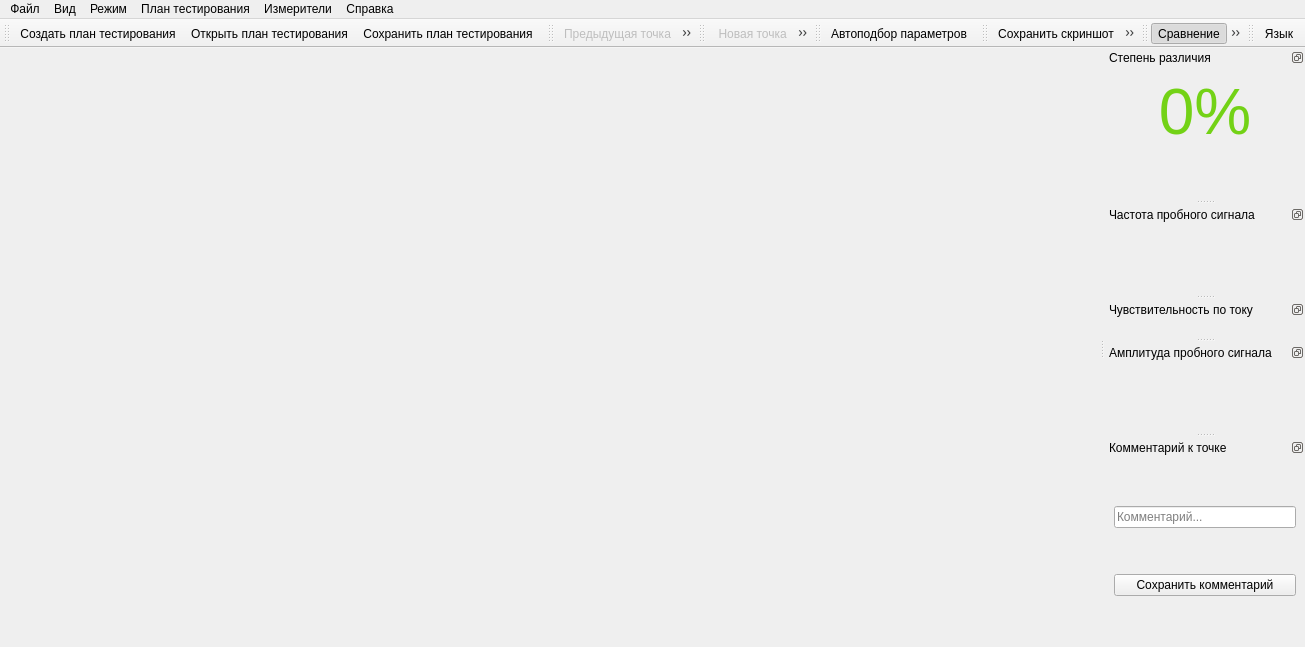
<?xml version="1.0" encoding="UTF-8"?>
<ui version="4.0">
 <class>MainWindow</class>
 <widget class="QMainWindow" name="MainWindow">
  <property name="geometry">
   <rect>
    <x>0</x>
    <y>0</y>
    <width>1003</width>
    <height>647</height>
   </rect>
  </property>
  <property name="windowTitle">
   <string>EPLab</string>
  </property>
  <widget class="QWidget" name="centralwidget"/>
  <widget class="QDockWidget" name="score_dock">
   <property name="sizePolicy">
    <sizepolicy hsizetype="Preferred" vsizetype="Fixed">
     <horstretch>0</horstretch>
     <verstretch>0</verstretch>
    </sizepolicy>
   </property>
   <property name="maximumSize">
    <size>
     <width>524287</width>
     <height>524287</height>
    </size>
   </property>
   <property name="features">
    <set>QDockWidget::DockWidgetFloatable|QDockWidget::DockWidgetMovable</set>
   </property>
   <property name="windowTitle">
    <string>Степень различия</string>
   </property>
   <attribute name="dockWidgetArea">
    <number>2</number>
   </attribute>
   <widget class="QWidget" name="dockWidgetContents">
    <layout class="QVBoxLayout" name="verticalLayout_5">
     <item>
      <widget class="QLabel" name="score_label">
       <property name="minimumSize">
        <size>
         <width>182</width>
         <height>0</height>
        </size>
       </property>
       <property name="maximumSize">
        <size>
         <width>16777215</width>
         <height>100</height>
        </size>
       </property>
       <property name="text">
        <string>&lt;html&gt;&lt;head/&gt;&lt;body&gt;&lt;p&gt;&lt;span style=&quot; font-size:48pt; color:#73d216;&quot;&gt;0%&lt;/span&gt;&lt;/p&gt;&lt;/body&gt;&lt;/html&gt;</string>
       </property>
       <property name="textFormat">
        <enum>Qt::RichText</enum>
       </property>
       <property name="alignment">
        <set>Qt::AlignCenter</set>
       </property>
      </widget>
     </item>
     <item>
      <spacer name="verticalSpacer_7">
       <property name="orientation">
        <enum>Qt::Vertical</enum>
       </property>
       <property name="sizeHint" stdset="0">
        <size>
         <width>20</width>
         <height>40</height>
        </size>
       </property>
      </spacer>
     </item>
    </layout>
   </widget>
  </widget>
  <widget class="QDockWidget" name="freq_dock">
   <property name="features">
    <set>QDockWidget::DockWidgetFloatable|QDockWidget::DockWidgetMovable</set>
   </property>
   <property name="windowTitle">
    <string>Частота пробного сигнала</string>
   </property>
   <attribute name="dockWidgetArea">
    <number>2</number>
   </attribute>
   <widget class="QWidget" name="freq_layout">
    <layout class="QVBoxLayout" name="verticalLayout_7"/>
   </widget>
  </widget>
  <widget class="QDockWidget" name="current_dock">
   <property name="sizePolicy">
    <sizepolicy hsizetype="Preferred" vsizetype="Fixed">
     <horstretch>0</horstretch>
     <verstretch>0</verstretch>
    </sizepolicy>
   </property>
   <property name="features">
    <set>QDockWidget::DockWidgetFloatable|QDockWidget::DockWidgetMovable</set>
   </property>
   <property name="windowTitle">
    <string>Чувствительность по току</string>
   </property>
   <attribute name="dockWidgetArea">
    <number>2</number>
   </attribute>
   <widget class="QWidget" name="current_layout">
    <layout class="QVBoxLayout" name="verticalLayout_8"/>
   </widget>
  </widget>
  <widget class="QDockWidget" name="voltage_dock">
   <property name="features">
    <set>QDockWidget::DockWidgetFloatable|QDockWidget::DockWidgetMovable</set>
   </property>
   <property name="windowTitle">
    <string>Амплитуда пробного сигнала</string>
   </property>
   <attribute name="dockWidgetArea">
    <number>2</number>
   </attribute>
   <widget class="QWidget" name="voltage_layout">
    <layout class="QVBoxLayout" name="verticalLayout_9"/>
   </widget>
  </widget>
  <widget class="QDockWidget" name="comment_dock">
   <property name="features">
    <set>QDockWidget::DockWidgetFloatable|QDockWidget::DockWidgetMovable</set>
   </property>
   <property name="windowTitle">
    <string>Комментарий к точке</string>
   </property>
   <attribute name="dockWidgetArea">
    <number>2</number>
   </attribute>
   <widget class="QWidget" name="dockWidgetContents_6">
    <layout class="QVBoxLayout" name="verticalLayout_10">
     <item>
      <widget class="QLineEdit" name="line_comment_pin">
       <property name="placeholderText">
        <string>Комментарий...</string>
       </property>
       <property name="clearButtonEnabled">
        <bool>false</bool>
       </property>
      </widget>
     </item>
     <item>
      <widget class="QPushButton" name="save_comment_push_button">
       <property name="text">
        <string>Сохранить комментарий</string>
       </property>
      </widget>
     </item>
    </layout>
   </widget>
  </widget>
  <widget class="QMenuBar" name="menuBar">
   <property name="geometry">
    <rect>
     <x>0</x>
     <y>0</y>
     <width>1003</width>
     <height>21</height>
    </rect>
   </property>
   <widget class="QMenu" name="file_menu_action">
    <property name="title">
     <string>Файл</string>
    </property>
    <addaction name="connection_action"/>
    <addaction name="separator"/>
    <addaction name="new_file_action"/>
    <addaction name="open_file_action"/>
    <addaction name="save_file_action"/>
    <addaction name="save_as_file_action"/>
    <addaction name="separator"/>
    <addaction name="save_screen_action"/>
   </widget>
   <widget class="QMenu" name="view_menu_action">
    <property name="title">
     <string>Вид</string>
    </property>
    <addaction name="open_window_board_action"/>
    <addaction name="open_mux_window_action"/>
    <addaction name="freeze_curve_a_action"/>
    <addaction name="freeze_curve_b_action"/>
    <addaction name="hide_curve_a_action"/>
    <addaction name="hide_curve_b_action"/>
    <addaction name="separator"/>
    <addaction name="search_optimal_action"/>
   </widget>
   <widget class="QMenu" name="mode_menu_action">
    <property name="title">
     <string>Режим</string>
    </property>
    <addaction name="comparing_mode_action"/>
    <addaction name="writing_mode_action"/>
    <addaction name="testing_mode_action"/>
    <addaction name="separator"/>
    <addaction name="sound_enabled_action"/>
    <addaction name="separator"/>
    <addaction name="settings_mode_action"/>
   </widget>
   <widget class="QMenu" name="help_menu_action">
    <property name="title">
     <string>Справка</string>
    </property>
    <addaction name="about_action"/>
    <addaction name="action_keymap"/>
   </widget>
   <widget class="QMenu" name="test_plan_menu_action">
    <property name="title">
     <string>План тестирования</string>
    </property>
    <addaction name="next_point_action"/>
    <addaction name="previous_point_action"/>
    <addaction name="separator"/>
    <addaction name="new_point_action"/>
    <addaction name="save_point_action"/>
    <addaction name="add_board_image_action"/>
    <addaction name="create_report_action"/>
    <addaction name="start_or_stop_entire_plan_measurement_action"/>
   </widget>
   <widget class="QMenu" name="measurers_menu">
    <property name="title">
     <string>Измерители</string>
    </property>
   </widget>
   <addaction name="file_menu_action"/>
   <addaction name="view_menu_action"/>
   <addaction name="mode_menu_action"/>
   <addaction name="test_plan_menu_action"/>
   <addaction name="measurers_menu"/>
   <addaction name="help_menu_action"/>
  </widget>
  <widget class="QToolBar" name="toolbar_file">
   <property name="sizePolicy">
    <sizepolicy hsizetype="Fixed" vsizetype="Fixed">
     <horstretch>0</horstretch>
     <verstretch>0</verstretch>
    </sizepolicy>
   </property>
   <property name="windowTitle">
    <string>Файл</string>
   </property>
   <property name="toolTip">
    <string>Файл</string>
   </property>
   <property name="toolTipDuration">
    <number>-1</number>
   </property>
   <attribute name="toolBarArea">
    <enum>TopToolBarArea</enum>
   </attribute>
   <attribute name="toolBarBreak">
    <bool>false</bool>
   </attribute>
   <addaction name="new_file_action"/>
   <addaction name="open_file_action"/>
   <addaction name="save_file_action"/>
  </widget>
  <widget class="QToolBar" name="toolbar_test">
   <property name="minimumSize">
    <size>
     <width>0</width>
     <height>0</height>
    </size>
   </property>
   <property name="acceptDrops">
    <bool>false</bool>
   </property>
   <property name="windowTitle">
    <string>План тестирования</string>
   </property>
   <property name="toolTip">
    <string>Тестирование по плану</string>
   </property>
   <property name="toolButtonStyle">
    <enum>Qt::ToolButtonFollowStyle</enum>
   </property>
   <attribute name="toolBarArea">
    <enum>TopToolBarArea</enum>
   </attribute>
   <attribute name="toolBarBreak">
    <bool>false</bool>
   </attribute>
   <addaction name="previous_point_action"/>
   <addaction name="next_point_action"/>
  </widget>
  <widget class="QToolBar" name="toolbar_write">
   <property name="windowTitle">
    <string>Запись плана тестирования</string>
   </property>
   <property name="toolTip">
    <string>Запись плана тестирования</string>
   </property>
   <property name="toolButtonStyle">
    <enum>Qt::ToolButtonTextBesideIcon</enum>
   </property>
   <attribute name="toolBarArea">
    <enum>TopToolBarArea</enum>
   </attribute>
   <attribute name="toolBarBreak">
    <bool>false</bool>
   </attribute>
   <addaction name="new_point_action"/>
   <addaction name="save_point_action"/>
  </widget>
  <widget class="QToolBar" name="toolbar_auto_search">
   <property name="windowTitle">
    <string>toolBar</string>
   </property>
   <attribute name="toolBarArea">
    <enum>TopToolBarArea</enum>
   </attribute>
   <attribute name="toolBarBreak">
    <bool>false</bool>
   </attribute>
   <addaction name="search_optimal_action"/>
  </widget>
  <widget class="QToolBar" name="toolbar_compare">
   <property name="windowTitle">
    <string>Сравнение</string>
   </property>
   <property name="toolTip">
    <string>Сравнение</string>
   </property>
   <attribute name="toolBarArea">
    <enum>TopToolBarArea</enum>
   </attribute>
   <attribute name="toolBarBreak">
    <bool>false</bool>
   </attribute>
   <addaction name="save_screen_action"/>
   <addaction name="freeze_curve_a_action"/>
   <addaction name="freeze_curve_b_action"/>
   <addaction name="add_cursor_action"/>
   <addaction name="remove_cursor_action"/>
  </widget>
  <widget class="QToolBar" name="toolbar_mode">
   <property name="windowTitle">
    <string>Режим</string>
   </property>
   <property name="toolTip">
    <string>Режим</string>
   </property>
   <property name="iconSize">
    <size>
     <width>30</width>
     <height>30</height>
    </size>
   </property>
   <property name="toolButtonStyle">
    <enum>Qt::ToolButtonTextBesideIcon</enum>
   </property>
   <attribute name="toolBarArea">
    <enum>TopToolBarArea</enum>
   </attribute>
   <attribute name="toolBarBreak">
    <bool>false</bool>
   </attribute>
   <addaction name="comparing_mode_action"/>
   <addaction name="writing_mode_action"/>
   <addaction name="testing_mode_action"/>
  </widget>
  <widget class="QToolBar" name="toolbar_language">
   <property name="windowTitle">
    <string>Выбор языка</string>
   </property>
   <property name="toolTip">
    <string>Выбор языка</string>
   </property>
   <attribute name="toolBarArea">
    <enum>TopToolBarArea</enum>
   </attribute>
   <attribute name="toolBarBreak">
    <bool>false</bool>
   </attribute>
   <addaction name="select_language_action"/>
  </widget>
  <action name="new_file_action">
   <property name="icon">
    <iconset>
     <normaloff>../media/newfile.png</normaloff>../media/newfile.png</iconset>
   </property>
   <property name="text">
    <string>Создать план тестирования</string>
   </property>
   <property name="shortcut">
    <string>Ctrl+N</string>
   </property>
  </action>
  <action name="open_file_action">
   <property name="icon">
    <iconset>
     <normaloff>../media/open.png</normaloff>../media/open.png</iconset>
   </property>
   <property name="text">
    <string>Открыть план тестирования</string>
   </property>
  </action>
  <action name="save_file_action">
   <property name="icon">
    <iconset>
     <normaloff>../media/savefile.png</normaloff>../media/savefile.png</iconset>
   </property>
   <property name="text">
    <string>Сохранить план тестирования</string>
   </property>
   <property name="shortcut">
    <string>Ctrl+S</string>
   </property>
  </action>
  <action name="save_as_file_action">
   <property name="icon">
    <iconset>
     <normaloff>../media/savefileas.png</normaloff>../media/savefileas.png</iconset>
   </property>
   <property name="text">
    <string>Сохранить план тестирования как</string>
   </property>
  </action>
  <action name="save_screen_action">
   <property name="icon">
    <iconset>
     <normaloff>../media/screen.png</normaloff>../media/screen.png</iconset>
   </property>
   <property name="text">
    <string>Сохранить скриншот</string>
   </property>
  </action>
  <action name="open_window_board_action">
   <property name="icon">
    <iconset>
     <normaloff>../media/openboard.png</normaloff>../media/openboard.png</iconset>
   </property>
   <property name="text">
    <string>Открыть окно просмотра платы</string>
   </property>
  </action>
  <action name="freeze_curve_a_action">
   <property name="checkable">
    <bool>true</bool>
   </property>
   <property name="icon">
    <iconset>
     <normaloff>../media/freezea.png</normaloff>../media/freezea.png</iconset>
   </property>
   <property name="text">
    <string>Заморозить канал А</string>
   </property>
   <property name="toolTip">
    <string>&lt;html&gt;&lt;head/&gt;&lt;body&gt;&lt;p&gt;&lt;span style=&quot; color:#ff0000;&quot;&gt;Заморозить канал А&lt;/span&gt;&lt;/p&gt;&lt;/body&gt;&lt;/html&gt;</string>
   </property>
  </action>
  <action name="freeze_curve_b_action">
   <property name="checkable">
    <bool>true</bool>
   </property>
   <property name="icon">
    <iconset>
     <normaloff>../media/freezeb.png</normaloff>../media/freezeb.png</iconset>
   </property>
   <property name="text">
    <string>Заморозить канал B</string>
   </property>
   <property name="toolTip">
    <string>&lt;html&gt;&lt;head/&gt;&lt;body&gt;&lt;p&gt;&lt;span style=&quot; color:#0000ff;&quot;&gt;Заморозить канал B&lt;/span&gt;&lt;/p&gt;&lt;/body&gt;&lt;/html&gt;</string>
   </property>
   <property name="whatsThis">
    <string/>
   </property>
  </action>
  <action name="comparing_mode_action">
   <property name="checkable">
    <bool>true</bool>
   </property>
   <property name="checked">
    <bool>true</bool>
   </property>
   <property name="icon">
    <iconset>
     <normaloff>../media/test_plan_tab_s_icon.png</normaloff>../media/test_plan_tab_s_icon.png</iconset>
   </property>
   <property name="text">
    <string>Сравнение</string>
   </property>
   <property name="iconText">
    <string>Сравнение</string>
   </property>
   <property name="autoRepeat">
    <bool>false</bool>
   </property>
  </action>
  <action name="writing_mode_action">
   <property name="checkable">
    <bool>true</bool>
   </property>
   <property name="icon">
    <iconset>
     <normaloff>../media/test_plan_tab_zp_icon.png</normaloff>../media/test_plan_tab_zp_icon.png</iconset>
   </property>
   <property name="text">
    <string>Запись плана тестирования</string>
   </property>
   <property name="autoRepeat">
    <bool>false</bool>
   </property>
  </action>
  <action name="testing_mode_action">
   <property name="checkable">
    <bool>true</bool>
   </property>
   <property name="icon">
    <iconset>
     <normaloff>../media/test_plan_tab_tp_icon.png</normaloff>../media/test_plan_tab_tp_icon.png</iconset>
   </property>
   <property name="text">
    <string>Тестирование по плану</string>
   </property>
   <property name="autoRepeat">
    <bool>false</bool>
   </property>
  </action>
  <action name="about_action">
   <property name="icon">
    <iconset>
     <normaloff>../media/help.png</normaloff>../media/help.png</iconset>
   </property>
   <property name="text">
    <string>О программе</string>
   </property>
  </action>
  <action name="sound_enabled_action">
   <property name="checkable">
    <bool>true</bool>
   </property>
   <property name="checked">
    <bool>false</bool>
   </property>
   <property name="icon">
    <iconset>
     <normaloff>../media/sound.png</normaloff>../media/sound.png</iconset>
   </property>
   <property name="text">
    <string>Звук</string>
   </property>
  </action>
  <action name="settings_mode_action">
   <property name="icon">
    <iconset>
     <normaloff>../media/test_plan_tab_c_icon.png</normaloff>../media/test_plan_tab_c_icon.png</iconset>
   </property>
   <property name="text">
    <string>Настройки</string>
   </property>
  </action>
  <action name="next_point_action">
   <property name="enabled">
    <bool>false</bool>
   </property>
   <property name="icon">
    <iconset>
     <normaloff>../media/right.png</normaloff>../media/right.png</iconset>
   </property>
   <property name="text">
    <string>Следующая точка</string>
   </property>
   <property name="shortcut">
    <string>Right</string>
   </property>
  </action>
  <action name="previous_point_action">
   <property name="enabled">
    <bool>false</bool>
   </property>
   <property name="icon">
    <iconset>
     <normaloff>../media/left.png</normaloff>../media/left.png</iconset>
   </property>
   <property name="text">
    <string>Предыдущая точка</string>
   </property>
   <property name="shortcut">
    <string>Left</string>
   </property>
  </action>
  <action name="new_point_action">
   <property name="enabled">
    <bool>false</bool>
   </property>
   <property name="icon">
    <iconset>
     <normaloff>../media/newpoint.png</normaloff>../media/newpoint.png</iconset>
   </property>
   <property name="text">
    <string>Новая точка</string>
   </property>
   <property name="iconText">
    <string> Новая точка</string>
   </property>
  </action>
  <action name="save_point_action">
   <property name="enabled">
    <bool>false</bool>
   </property>
   <property name="icon">
    <iconset>
     <normaloff>../media/save.png</normaloff>../media/save.png</iconset>
   </property>
   <property name="text">
    <string>Сохранить точку</string>
   </property>
   <property name="iconText">
    <string> Сохранить точку</string>
   </property>
  </action>
  <action name="add_board_image_action">
   <property name="enabled">
    <bool>false</bool>
   </property>
   <property name="icon">
    <iconset>
     <normaloff>../media/add_image.png</normaloff>../media/add_image.png</iconset>
   </property>
   <property name="text">
    <string>Добавить изображение</string>
   </property>
  </action>
  <action name="search_optimal_action">
   <property name="icon">
    <iconset>
     <normaloff>../media/searchparam.png</normaloff>../media/searchparam.png</iconset>
   </property>
   <property name="text">
    <string>Автоподбор параметров</string>
   </property>
   <property name="shortcut">
    <string>Alt+A</string>
   </property>
  </action>
  <action name="add_cursor_action">
   <property name="checkable">
    <bool>true</bool>
   </property>
   <property name="icon">
    <iconset>
     <normaloff>../media/add_label.png</normaloff>../media/add_label.png</iconset>
   </property>
   <property name="text">
    <string>Добавить метку</string>
   </property>
   <property name="iconText">
    <string> Добавить метку</string>
   </property>
   <property name="toolTip">
    <string>Добавить метку</string>
   </property>
  </action>
  <action name="remove_cursor_action">
   <property name="checkable">
    <bool>false</bool>
   </property>
   <property name="icon">
    <iconset>
     <normaloff>../media/minus_label.png</normaloff>../media/minus_label.png</iconset>
   </property>
   <property name="text">
    <string>Удалить метку</string>
   </property>
   <property name="iconText">
    <string> Удалить метку</string>
   </property>
  </action>
  <action name="hide_curve_a_action">
   <property name="checkable">
    <bool>true</bool>
   </property>
   <property name="icon">
    <iconset>
     <normaloff>../media/show_a.png</normaloff>
     <activeon>../media/hide_a.png</activeon>../media/show_a.png</iconset>
   </property>
   <property name="text">
    <string>Скрыть канал А</string>
   </property>
   <property name="toolTip">
    <string>&lt;html&gt;&lt;head/&gt;&lt;body&gt;&lt;p&gt;&lt;span style=&quot; color:#0000ff;&quot;&gt;Скрыть канал А&lt;/span&gt;&lt;/p&gt;&lt;/body&gt;&lt;/html&gt;</string>
   </property>
  </action>
  <action name="hide_curve_b_action">
   <property name="checkable">
    <bool>true</bool>
   </property>
   <property name="icon">
    <iconset>
     <normaloff>../media/show_b.png</normaloff>
     <activeon>../media/hide_b.jpg</activeon>../media/show_b.png</iconset>
   </property>
   <property name="text">
    <string>Скрыть канал B</string>
   </property>
   <property name="toolTip">
    <string>&lt;html&gt;&lt;head/&gt;&lt;body&gt;&lt;p&gt;&lt;span style=&quot; color:#ff0000;&quot;&gt;Скрыть канал B&lt;/span&gt;&lt;/p&gt;&lt;/body&gt;&lt;/html&gt;</string>
   </property>
  </action>
  <action name="connection_action">
   <property name="icon">
    <iconset>
     <normaloff>../media/connection.png</normaloff>../media/connection.png</iconset>
   </property>
   <property name="text">
    <string>Подключение</string>
   </property>
  </action>
  <action name="select_language_action">
   <property name="icon">
    <iconset>
     <normaloff>../media/language.png</normaloff>../media/language.png</iconset>
   </property>
   <property name="text">
    <string>Язык</string>
   </property>
  </action>
  <action name="create_report_action">
   <property name="enabled">
    <bool>false</bool>
   </property>
   <property name="icon">
    <iconset>
     <normaloff>../media/create_report.png</normaloff>../media/create_report.png</iconset>
   </property>
   <property name="text">
    <string>Сгенерировать отчет</string>
   </property>
  </action>
  <action name="start_or_stop_entire_plan_measurement_action">
   <property name="checkable">
    <bool>true</bool>
   </property>
   <property name="enabled">
    <bool>false</bool>
   </property>
   <property name="icon">
    <iconset>
     <normaloff>../media/start_auto_test.png</normaloff>../media/start_auto_test.png</iconset>
   </property>
   <property name="text">
    <string>Запустить измерение всего плана</string>
   </property>
  </action>
  <action name="open_mux_window_action">
   <property name="icon">
    <iconset>
     <normaloff>../media/open_mux.png</normaloff>../media/open_mux.png</iconset>
   </property>
   <property name="text">
    <string>Открыть окно просмотра мультиплексора</string>
   </property>
  </action>
  <action name="action_keymap">
   <property name="text">
    <string>Горячие клавиши</string>
   </property>
  </action>
 </widget>
 <resources/>
 <connections/>
</ui>
